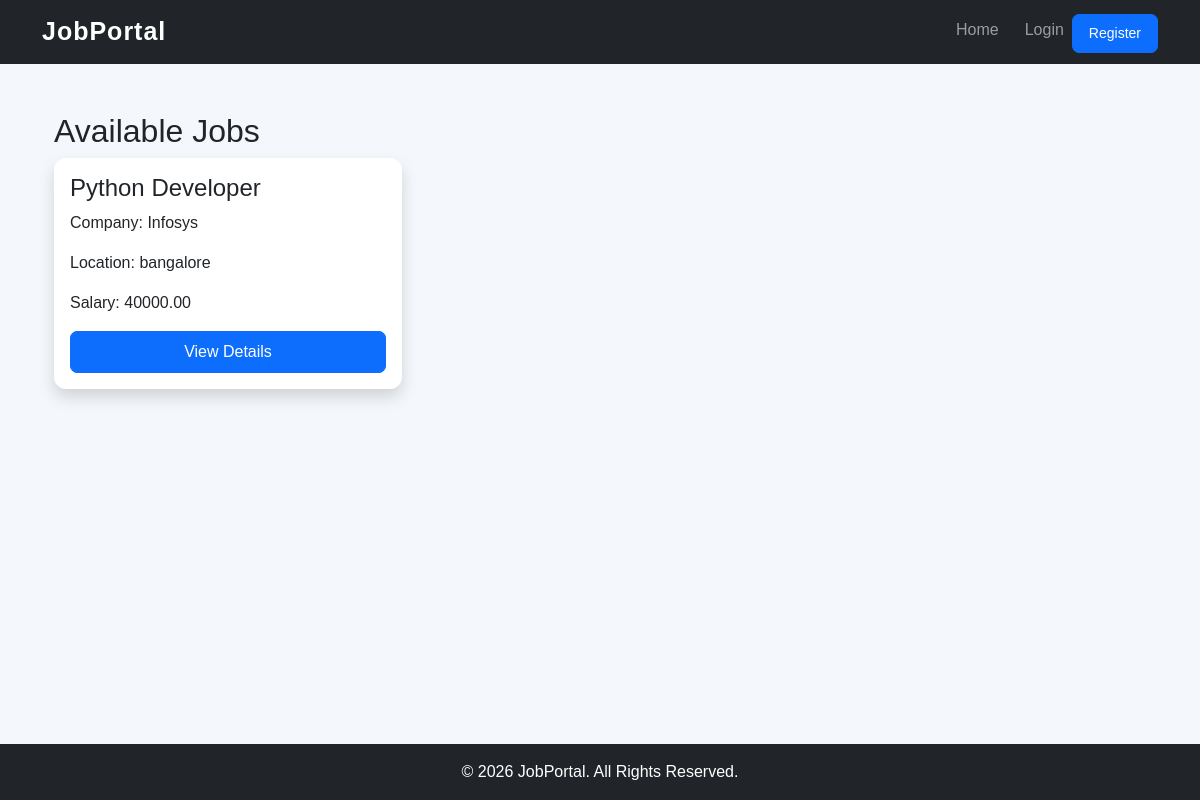
The page / on the database its author committed.
### jobs/models.py (models this page shows, shortened)
class Job(models.Model):
    title = models.CharField(max_length=200)
    company_name = models.CharField(max_length=200)
    description = models.TextField()
    location = models.CharField(max_length=200)
    salary = models.DecimalField(max_digits=10, decimal_places=2)
    posted_by = models.ForeignKey(
        settings.AUTH_USER_MODEL,
        on_delete=models.CASCADE
    )
    date_posted = models.DateField(auto_now_add=True)
    class Meta:
        ordering = ['-date_posted']

### jobs/views.py (the view)
# urls.py: path('', views.JobListView.as_view(), name='job-list'),
class JobListView(ListView):
    model = Job
    template_name = 'jobs/job_list.html'
    context_object_name = 'all_jobs'

### jobs/templates/jobs/job_list.html
{% extends 'jobs/base.html' %}
{% block content %}
<div class="container mt-4">
    <h2>Available Jobs</h2>
    <div class="row">
        {% for job in all_jobs %}
        <div class="col-md-4 mb-3">
            <div class="card p-3 shadow">
                <h4>{{ job.title }}</h4>
                <p>Company: {{ job.company_name }}</p>
                <p>Location: {{ job.location }}</p>
                <p>Salary: {{ job.salary }}</p>
                <a href="{% url 'job-detail' job.pk %}"
                   class="btn btn-primary">
                    View Details
                </a>
            </div>
        </div>
        {% empty %}
        <p>No jobs available.</p>
        {% endfor %}
    </div>
</div>
{% endblock %}

### jobs/static/css/style.css (style rules this page uses)
body { background-color: #f4f7fb; font-family: Arial, sans-serif; min-height: 100vh; display: flex; flex-direction: column; }
.card { border: none; border-radius: 12px; }
.btn { border-radius: 7px; padding: 8px 16px; }

### rows shown on the page
Job: title "Python Developer", company_name "Infosys", location "bangalore", salary "40000.00"
